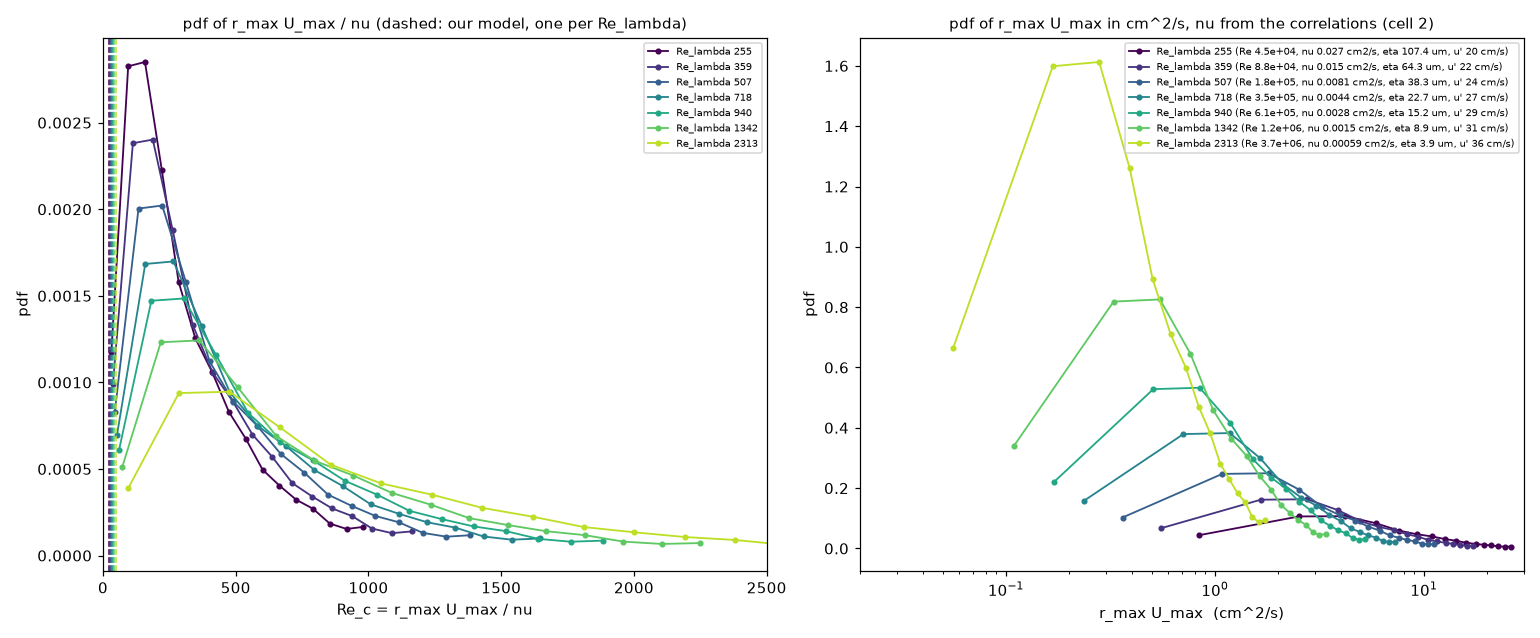

Write Python code to recreate this figure.
"""belin_rumax_physical.py  v01  The pdf of r_max U_max from Belin et al. (1996) Fig. 6 for each Re_lambda of his curves, with nu, eps, eta, u' from the three correlations of Table I (cell 2).
Chain for a given Re (belin_table1_*.py): nu = 280 Re^-0.865 cm^2/s;  Omega = Re nu / R^2, N = Omega / 2 pi (R = 10 cm);  eps = Po N^3 D^5 / V (Po = 0.2697, D = 20 cm, V = 4115 cm^3);
eta = (nu^3 / eps)^(1/4);  u' = (eps L)^(1/3), L = 5.738 cm;  lambda = u' (15 nu / eps)^(1/2);  Re_lambda = u' lambda / nu = (15 u' L / nu)^(1/2).
The chain is inverted numerically: the Re that gives each Re_lambda of Fig. 6 (255, 359, 507, 718, 940, 1342, 2313).
Then Re_f = x Re_lambda^(1/2) (x of Fig. 6), Re_c = r_max U_max / nu = 1.585 Re_f (Gamma = 8.784 r_max U_max, r_max = 1.585 R) and  r_max U_max = Re_c nu  (cm^2/s).
Left: pdf of Re_c = r_max U_max / nu (the same quantity in Kolmogorov units, alpha beta); right: pdf of r_max U_max in cm^2/s.  Dashed: the best model of the page, alpha beta = 0.769 Re_lambda^(1/3) x 5.
Usage: python belin_rumax_physical.py     writes belin_rumax_physical.png

Versions  M01 m01.v01 (2026-11-13): first version.
"""
import math
import os
import sys

import matplotlib
matplotlib.use("Agg")
import matplotlib.pyplot as plt
import numpy as np
from scipy.optimize import brentq

HERE = os.path.dirname(os.path.abspath(__file__))
sys.path.insert(0, HERE)
import belin_gamma_pdf   # noqa: E402

R, H, PO, L = 10.0, 13.1, 0.2697, 5.738
D, V = 2 * R, math.pi * R * R * H


def chain(Re):
    nu = 280 * Re ** -0.865
    omega = Re * nu / R ** 2
    N = omega / (2 * math.pi)
    eps = PO * N ** 3 * D ** 5 / V
    eta = (nu ** 3 / eps) ** 0.25
    up = (eps * L) ** (1 / 3)
    lam = up * math.sqrt(15 * nu / eps)
    return dict(Re=Re, nu=nu, eps=eps, eta=eta, U_eta=nu / eta, up=up, lam=lam, Re_lambda=up * lam / nu, N=N)


def main():
    cx, px = belin_gamma_pdf.binned()
    fig, ax = plt.subplots(1, 2, figsize=(14, 5.8))
    colours = plt.cm.viridis(np.linspace(0, 0.9, 7))
    for Rl, colour in zip((255, 359, 507, 718, 940, 1342, 2313), colours):
        Re = brentq(lambda r: chain(math.exp(r))["Re_lambda"] - Rl, math.log(1e3), math.log(1e9))
        c = chain(math.exp(Re))
        a_c = 1.585 * math.sqrt(Rl)                              # Re_c = a_c x
        y_c, p_c = a_c * cx, px / a_c
        y_p, p_p = y_c * c["nu"], p_c / c["nu"]
        cdf = np.cumsum(p_p) / p_p.sum()
        ax[0].plot(y_c, p_c, "o-", ms=3, lw=1.2, color=colour, label="Re_lambda %d" % Rl)
        ax[1].plot(y_p, p_p, "o-", ms=3, lw=1.2, color=colour, label="Re_lambda %d (Re %.2g, nu %.2g cm2/s, eta %.1f um, u' %.0f cm/s)" % (Rl, c["Re"], c["nu"], c["eta"] * 1e4, c["up"]))
        ax[0].axvline(0.769 * Rl ** (1 / 3) * 5, color=colour, ls="--", lw=1)
        print("Re_lambda %4d: Re %.3g, nu %.3g, eps %.3g, eta %.2f um, U_eta %.3f cm/s, u' %.1f cm/s, u'/U_eta %.1f, lambda %.0f um | Re_c median %.0f (model %.0f); r_max U_max median %.3g cm2/s"
              % (Rl, c["Re"], c["nu"], c["eps"], c["eta"] * 1e4, c["U_eta"], c["up"], c["up"] / c["U_eta"], c["lam"] * 1e4, np.interp(0.5, cdf, y_c), 0.769 * Rl ** (1 / 3) * 5, np.interp(0.5, cdf, y_p)))
    ax[0].set_xlabel("Re_c = r_max U_max / nu")
    ax[1].set_xlabel("r_max U_max  (cm^2/s)")
    ax[0].set_xlim(0, 2500)
    ax[1].set_xscale("log")
    ax[1].set_xlim(0.02, 30)
    for a in ax:
        a.set_ylabel("pdf")
        a.legend(fontsize=6.5)
    ax[0].set_title("pdf of r_max U_max / nu (dashed: our model, one per Re_lambda)", fontsize=10)
    ax[1].set_title("pdf of r_max U_max in cm^2/s, nu from the correlations (cell 2)", fontsize=10)
    fig.tight_layout()
    fig.savefig(os.path.join(HERE, "belin_rumax_physical.png"), dpi=110)


if __name__ == "__main__":
    main()
